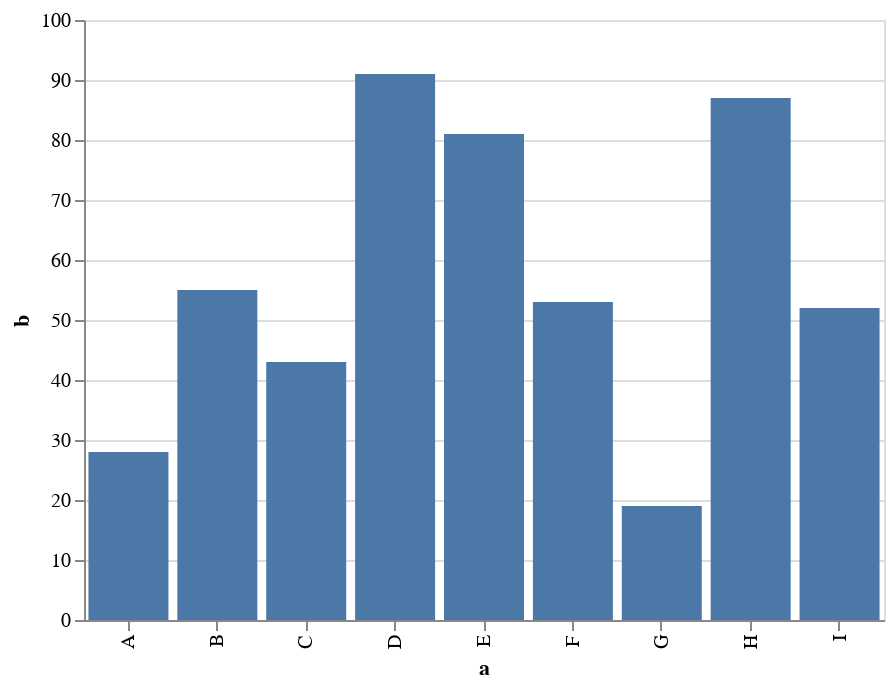

Here is the notebook cell this chart was saved with:
### Markdown cell above
## Altair example

Altair can be used to generate plots in the Kernel. An example is shown below.

### Code cell
%%local
# step to move data to kernel using %%sql is not covered here - refer to Matplotlib Option-2 example
import altair as alt
import pandas as pd

source = pd.DataFrame({
    'a': ['A', 'B', 'C', 'D', 'E', 'F', 'G', 'H', 'I'],
    'b': [28, 55, 43, 91, 81, 53, 19, 87, 52]
})

alt.Chart(source).mark_bar().encode(
    x='a',
    y='b'
)

### Figure 1 — Vega-Lite specification as saved in the notebook (floating-point values rounded to 4 significant figures)
{"config": {"view": {"width": 400, "height": 300}, "mark": {"tooltip": null}}, "data": {"name": "data-c2a3e89ba9d5d1687d5e8c28d630a033"}, "mark": "bar", "encoding": {"x": {"type": "nominal", "field": "a"}, "y": {"type": "quantitative", "field": "b"}}, "$schema": "https://vega.github.io/schema/vega-lite/v3.4.0.json", "datasets": {"data-c2a3e89ba9d5d1687d5e8c28d630a033": [{"a": "A", "b": 28}, {"a": "B", "b": 55}, {"a": "C", "b": 43}, {"a": "D", "b": 91}, {"a": "E", "b": 81}, {"a": "F", "b": 53}, {"a": "G", "b": 19}, {"a": "H", "b": 87}, {"a": "I", "b": 52}]}}
